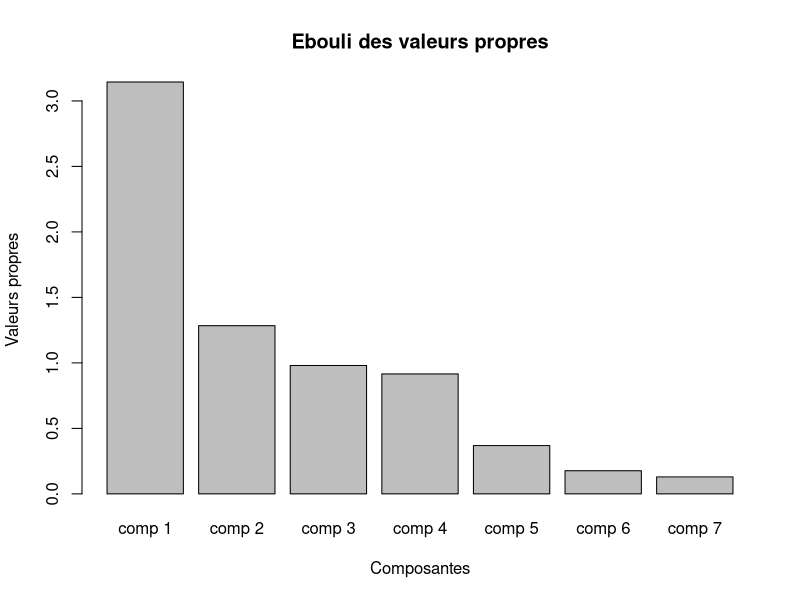
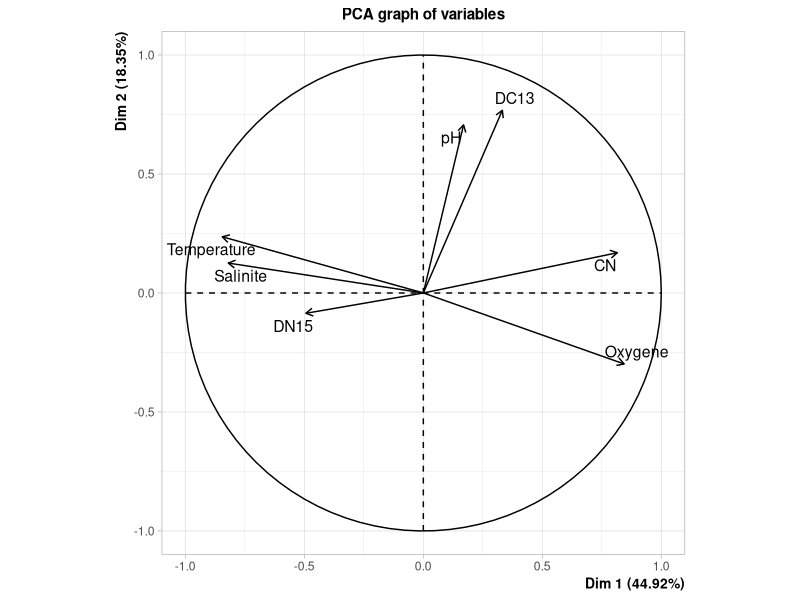
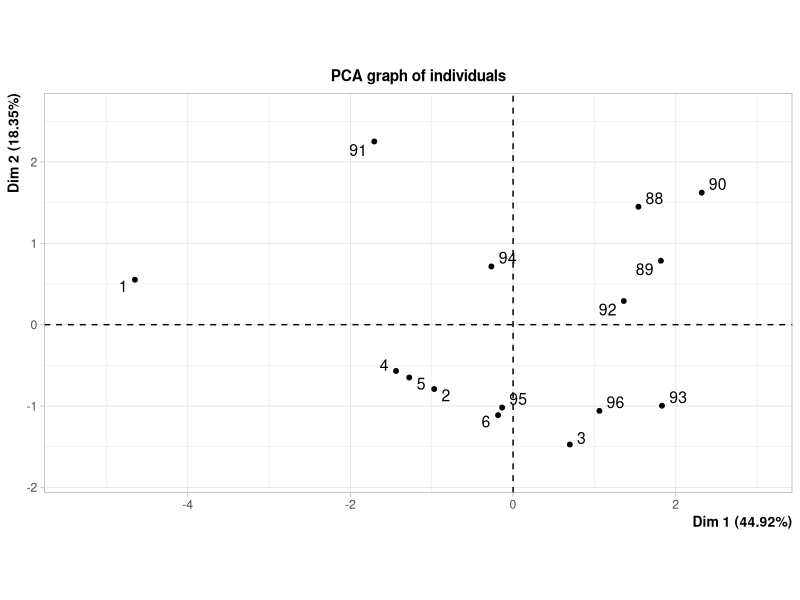
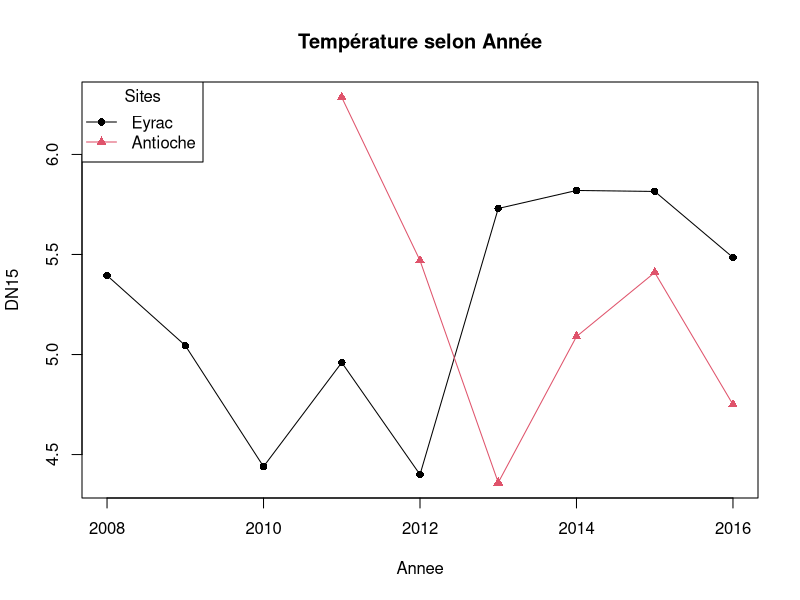
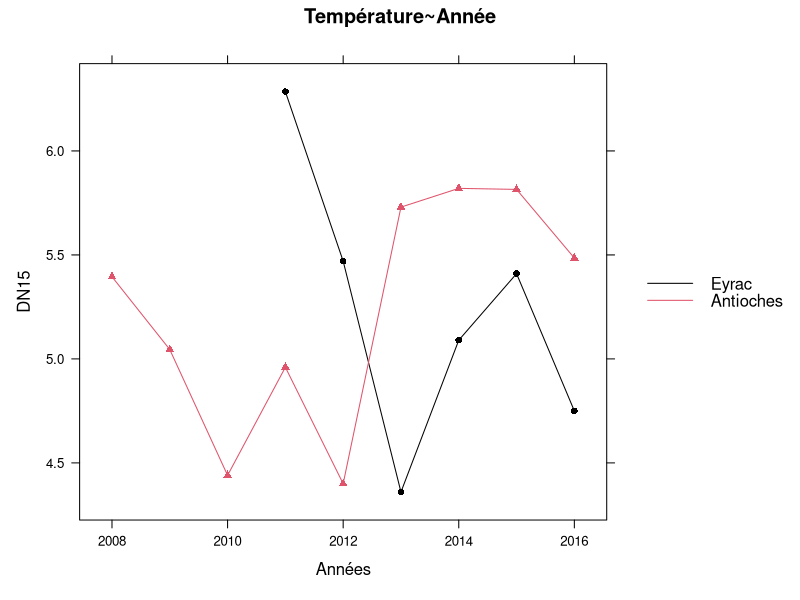
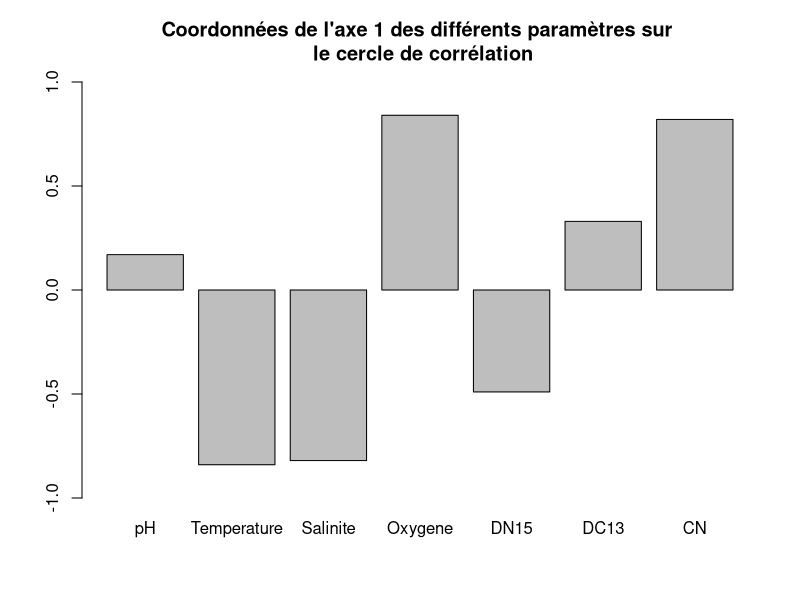
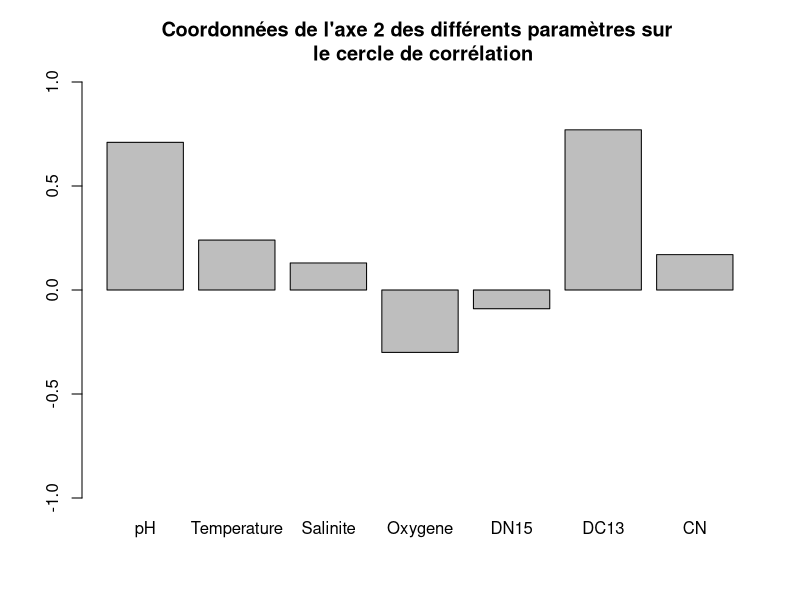
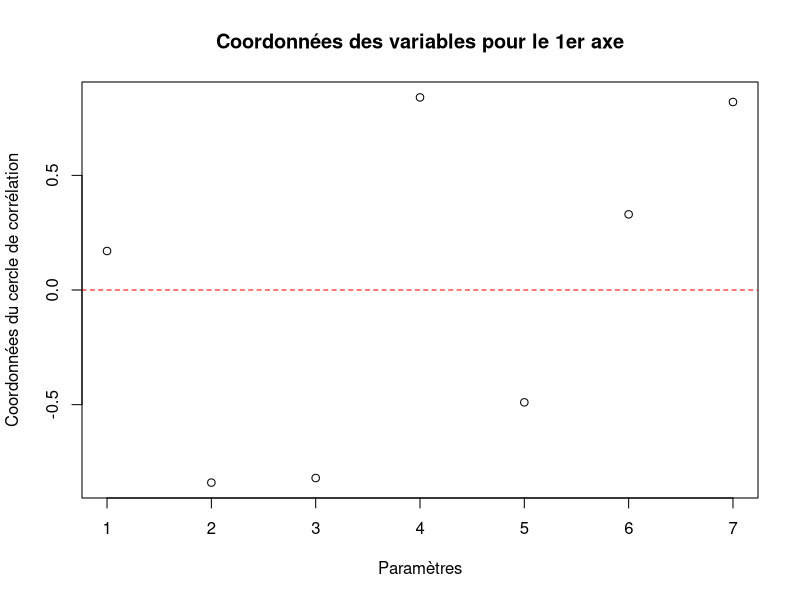

Reproduce these figures in R, in order.
#######################
# Authors:
# Tristan FRANCES
# Antoine KOURMANALIEVA
# Mercia NGOMA KOMB
#######################

setwd("~/Bureau/m2/s3/stat/project/script/")
######################################
# Imporation des données : paramètres mesurés selon mois et selon année
######################################

mois<-read.csv("bdd_mois_somlit.csv", header = T,  dec = ".")
annee<-read.csv("bdd_annee_somlit.csv", header = T,  dec = ".")

#############
# Traitement des données pour l'Analyse multivariée ACP
#############
str(annee)
summary(annee)

# exemple d'ACP pour Antioche et Eyrac pour paramètre pH, température, Sallinité et Oxygene 

# choix des paramètres(select) et de l'année/site
data0<-subset(annee, NOM_SITE=="Antioche" | NOM_SITE=="Eyrac", select = c("pH","Temperature", "Salinite", "Oxygene", "DN15", "DC13", "CN"))

data<-subset(annee, NOM_SITE=="Antioche" | NOM_SITE=="Eyrac", select = c("Annee","NOM_SITE","pH","Temperature", "Salinite", "Oxygene", "DN15", "DC13", "CN")) # utile pour la représentation graphique

nb_na<-sum(is.na(data0)) # Calculer nombre de NA présent dans le sous ensemble
c("Il y a", nb_na,"NA")

# Calcul du nombre de NA pour chaque colonnes
nom_col<-as.data.frame(colnames(data0))
nom_col<-t(nom_col) # transposition du dataframe pour avoir le nombre de lignes et colonnes souhaité

na_df<-data.frame(nom_col) # Création d'un dataframe à partir du nom de colonnes
rownames(na_df)<-"NA"
dim(na_df)
for (i in seq(from = 1, to = length(colnames(data0)), by = 1)) {
  na_df[i]<-sum(is.na(data0[,i])); # ajout valeur NA pour chaque colonne
}
na_df
colnames(na_df)<-c(nom_col[1], nom_col[2], nom_col[3], nom_col[4], nom_col[5], nom_col[6], nom_col[7])
na_df


data0bis<-na.omit(data0)
databis<-na.omit(data)


#############
# Transformation des paramètres année et mois en facteur (pour une représentation utilisant s.class)
#############

# data$Annee<-as.factor(data$Annee)
# mois$Annee<-as.factor(mois$Annee); mois$Mois<-as.factor(mois$Mois)

#############
# Réalisation de l'ACP
#############

library(FactoMineR)
ACP<-PCA(scale(data0bis), scale.unit = TRUE, graph= FALSE)
round(ACP$eig,2)
barplot(ACP$eig[,1], main="Ebouli des valeurs propres", xlab = "Composantes", ylab="Valeurs propres")
100/ncol(data) #contrib min
round(ACP$var$contrib[,1:2],2 )
round (ACP$var$cos2[,1] + ACP$var$cos2[,2],2) # Somme des cos2 des variables pour deux axes gardés
coordP<-round(ACP$var$coord[,1:2],2);coordP #Coordonnées sur le cercle de corrélation
coordS<-round(ACP$ind$coord[,1:2],2);coordS #Coordonnées des stations

par(mfrow=c(1,2))
plot(ACP,choix="var",axes= c(1,2))
plot(ACP,choix="ind",axes= c(1,2))

coord_var<-round(ACP$var$coord[,1:2],2)
#library(ade4)
#s.class(ACP$ind$coord[,c(1,2)] , fac=data$NOM_SITE, col=c(1:20) )
#s.class(ACP$ind$coord[,c(1,2)] , fac=data$Annee, col=c(1:20) )


###############
# Représentations graphiques avec plot ou xyplot
###############

# Représentation d'une variable selon le temps
par(mfrow=c(1,1))
plot(DN15~Annee, data=databis, type = "n", main = "Température selon Année")
with(subset(databis, NOM_SITE=="Eyrac"), c(lines(Annee, DN15, col = 1), points(Annee, DN15, col = 1, pch = 16)))
with(subset(databis, NOM_SITE=="Antioche"), c(lines(Annee, DN15, col = 2), points(Annee, DN15, col = 2, pch = 17)))
legend("topleft", legend=c("Eyrac", "Antioche"), col=c(1:2), pch = c(16,17), lty = 1, title = "Sites")

# DEuxième représentation posible
library(lattice)
xyplot(DN15~Annee, groups = NOM_SITE, data=databis, type = "b", main="Température~Année", 
  xlab="Années", ylab="DN15", col=c(1:2), pch=c(16:17), 
  key=list(space="right", lines=list(col=c(1:2)), text=list(c("Eyrac","Antioches")))
)

?plot
?abline
# Représentation des coordonnées des variables
# Représentation avec barplots
barplot(coordP[,1], ylim = c(-1,1), main = "Coordonnées de l'axe 1 des différents paramètres sur \n le cercle de corrélation")
barplot(coordP[,2], ylim = c(-1,1), main = "Coordonnées de l'axe 2 des différents paramètres sur \n le cercle de corrélation")

# Représentation avec plots PB : PAS DE PRECISION DES NOM DE PARAMETRES POUR L'AXE X
plot(Dim.1~1, data=coordP, type = "p", main = "Coordonnées des variables pour le 1er axe", xlab="Paramètres", ylab = "Coordonnées du cercle de corrélation")
abline(a=0, b=0, lty=2, col="red")

plot(Dim.2~1, data=coordP,type = "p", main = "Coordonnées des variables pour le 2ème axe", xlab="Paramètres", ylab = "Coordonnées du cercle de corrélation")
abline(a=0, b=0, lty=2, col="red")
